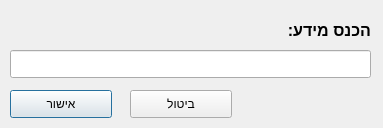
<?xml version="1.0" encoding="UTF-8"?>
<ui version="4.0">
 <class>InputDialog</class>
 <widget class="QDialog" name="InputDialog">
  <property name="geometry">
   <rect>
    <x>0</x>
    <y>0</y>
    <width>383</width>
    <height>128</height>
   </rect>
  </property>
  <property name="sizePolicy">
   <sizepolicy hsizetype="Fixed" vsizetype="Fixed">
    <horstretch>0</horstretch>
    <verstretch>0</verstretch>
   </sizepolicy>
  </property>
  <property name="minimumSize">
   <size>
    <width>383</width>
    <height>128</height>
   </size>
  </property>
  <property name="maximumSize">
   <size>
    <width>383</width>
    <height>128</height>
   </size>
  </property>
  <property name="windowTitle">
   <string>Dialog</string>
  </property>
  <property name="layoutDirection">
   <enum>Qt::RightToLeft</enum>
  </property>
  <property name="locale">
   <locale language="Hebrew" country="Israel"/>
  </property>
  <widget class="QPushButton" name="btnOK">
   <property name="geometry">
    <rect>
     <x>10</x>
     <y>90</y>
     <width>102</width>
     <height>28</height>
    </rect>
   </property>
   <property name="text">
    <string>אישור</string>
   </property>
   <property name="autoDefault">
    <bool>false</bool>
   </property>
   <property name="default">
    <bool>true</bool>
   </property>
  </widget>
  <widget class="QPushButton" name="btnCancel">
   <property name="geometry">
    <rect>
     <x>130</x>
     <y>90</y>
     <width>102</width>
     <height>28</height>
    </rect>
   </property>
   <property name="text">
    <string>ביטול</string>
   </property>
   <property name="autoDefault">
    <bool>false</bool>
   </property>
  </widget>
  <widget class="QLineEdit" name="lnInput">
   <property name="geometry">
    <rect>
     <x>10</x>
     <y>50</y>
     <width>361</width>
     <height>28</height>
    </rect>
   </property>
  </widget>
  <widget class="QLabel" name="lblText">
   <property name="geometry">
    <rect>
     <x>10</x>
     <y>20</y>
     <width>361</width>
     <height>20</height>
    </rect>
   </property>
   <property name="font">
    <font>
     <pointsize>12</pointsize>
     <weight>75</weight>
     <bold>true</bold>
    </font>
   </property>
   <property name="layoutDirection">
    <enum>Qt::RightToLeft</enum>
   </property>
   <property name="text">
    <string>הכנס מידע:</string>
   </property>
  </widget>
 </widget>
 <resources/>
 <connections/>
</ui>
